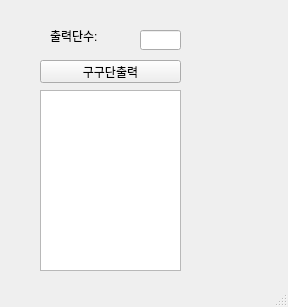
<?xml version="1.0" encoding="UTF-8"?>
<ui version="4.0">
 <class>MainWindow</class>
 <widget class="QMainWindow" name="MainWindow">
  <property name="geometry">
   <rect>
    <x>0</x>
    <y>0</y>
    <width>288</width>
    <height>307</height>
   </rect>
  </property>
  <property name="windowTitle">
   <string>MainWindow</string>
  </property>
  <widget class="QWidget" name="centralwidget">
   <widget class="QLabel" name="lbl">
    <property name="geometry">
     <rect>
      <x>50</x>
      <y>30</y>
      <width>56</width>
      <height>12</height>
     </rect>
    </property>
    <property name="text">
     <string>출력단수:</string>
    </property>
   </widget>
   <widget class="QLineEdit" name="le">
    <property name="geometry">
     <rect>
      <x>140</x>
      <y>30</y>
      <width>41</width>
      <height>20</height>
     </rect>
    </property>
   </widget>
   <widget class="QPushButton" name="pb">
    <property name="geometry">
     <rect>
      <x>40</x>
      <y>60</y>
      <width>141</width>
      <height>23</height>
     </rect>
    </property>
    <property name="text">
     <string>구구단출력</string>
    </property>
   </widget>
   <widget class="QTextEdit" name="te">
    <property name="geometry">
     <rect>
      <x>40</x>
      <y>90</y>
      <width>141</width>
      <height>181</height>
     </rect>
    </property>
   </widget>
  </widget>
  <widget class="QStatusBar" name="statusbar"/>
 </widget>
 <resources/>
 <connections/>
</ui>
